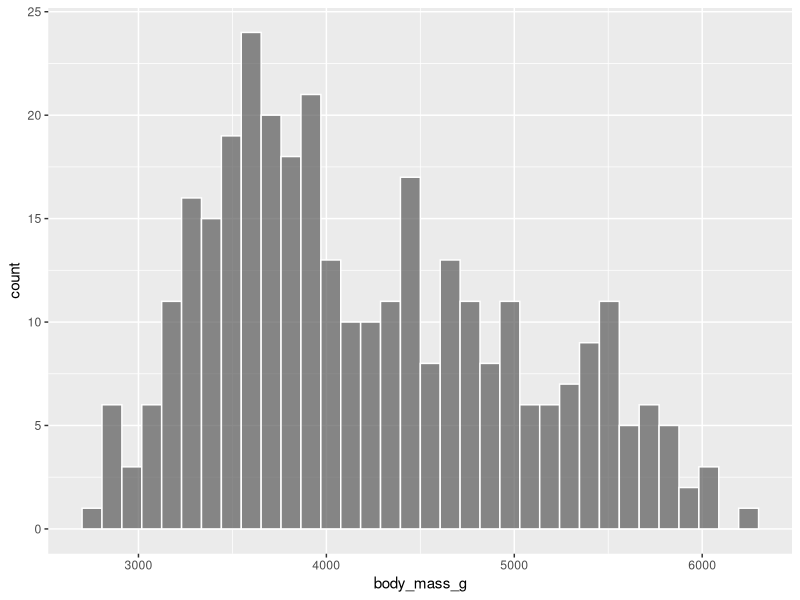
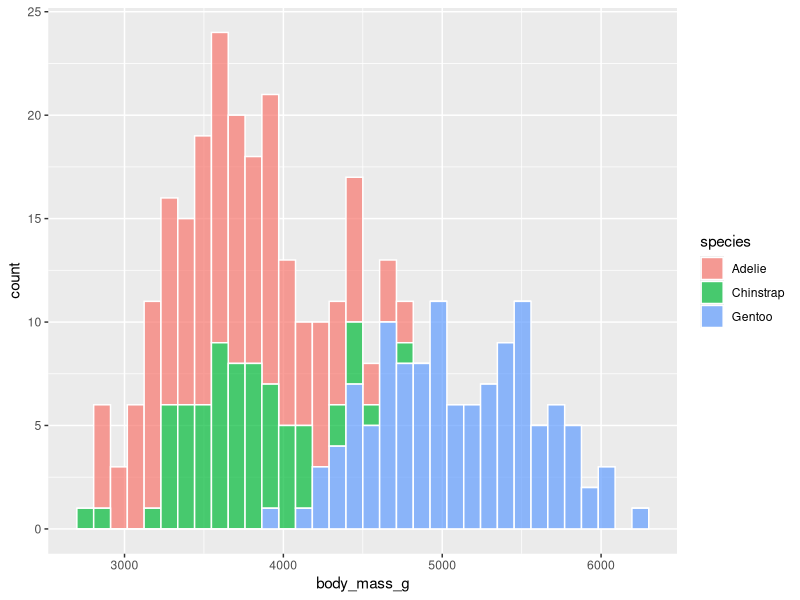
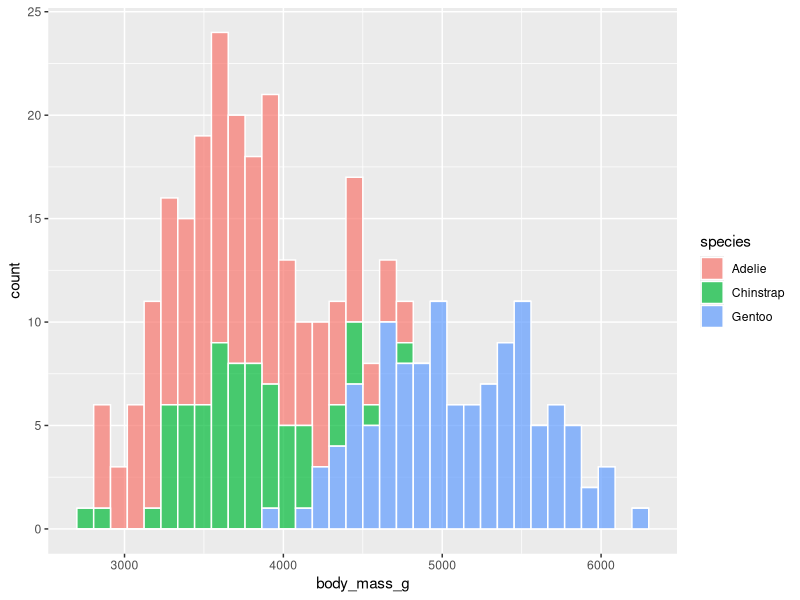
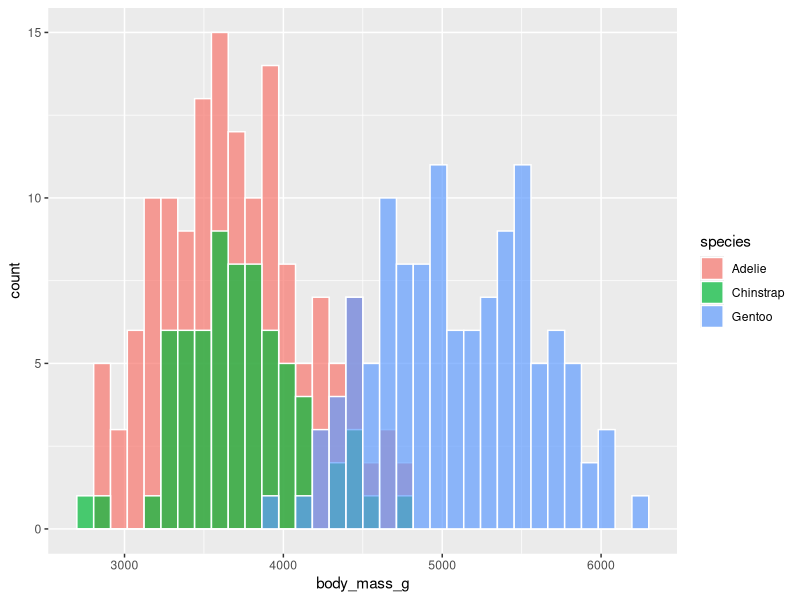
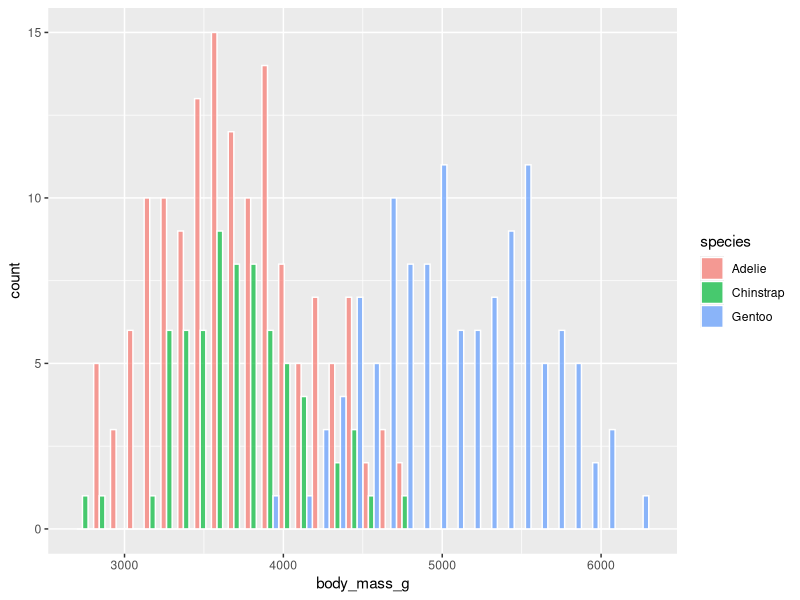

R code for these plots, in order:
## ---- chunk 1
library(tidyverse)
library(palmerpenguins)
penguins <- penguins %>% drop_na()
penguins
## ---- chunk 2
penguins %>%
  ggplot(aes(x = body_mass_g)) +
  geom_histogram(bins = 35, alpha = 0.7, color = "white")
## ---- chunk 3
penguins %>%
  mutate(interval = cut(body_mass_g, breaks = 35)) %>% 
  count(interval)
## ---- chunk 4
penguins %>%
  ggplot(aes(x = body_mass_g, fill = species)) +
  geom_histogram(bins = 35, alpha = 0.7, color = "white")
## ---- chunk 5
penguins %>%
  mutate(interval = cut(body_mass_g, breaks = 35)) %>% 
  count(interval, species)
## ---- chunk 6
penguins %>%
  ggplot(aes(x = body_mass_g, fill = species)) +
  geom_histogram(bins = 35, alpha = 0.7, position = "stack", color = "white")  # 默认
## ---- chunk 7
penguins %>%
  ggplot(aes(x = body_mass_g, fill = species)) +
  geom_histogram(bins = 35, alpha = 0.7, position = "identity", color = "white")
## ---- chunk 8
penguins %>%
  ggplot(aes(x = body_mass_g, fill = species)) +
  geom_histogram(bins = 35, alpha = 0.7, position = "dodge", color = "white")  
